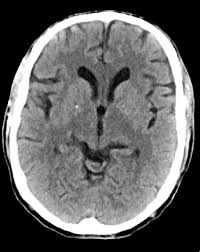
#> input picture scripts/aula-4/Head.jpeg, 200 x 252 px
$ jupyter execute --allow-errors PIM-atv-1.ipynb   (older library calls are emulated)
#> lines starting #> are read from the running program, lines starting #| are printed output that depends on the picture; after the words box and inside, x2 and y2 are one past the last pixel; in counts of white or black regions, pixels touching at a corner belong together
# Barbara Gaspar Chan Tong          RA: 11201721332

[cell 1]
import imageio
import numpy as np
import cv2
import matplotlib.pyplot as plt

from scipy import ndimage
from skimage.color import rgb2gray

[cell 2]
imgBrain = imageio.imread('./Head.jpeg')
#> imgBrain is the input picture: shape (252, 200, 3); min 0, max 255, mean 101.5

print('maximum grayscale value',np.max(imgBrain))
#| maximum grayscale value 255
print('minimum grayscale value', np.min(imgBrain))
#| minimum grayscale value 0

imgBrain = rgb2gray(imgBrain)
#> imgBrain: shape (252, 200) float64

[cell 3]
imgBrainFreq = np.fft.fft2(imgBrain)

imgBrainFshift = np.fft.fftshift(imgBrainFreq)

# Filtro sobel

[cell 4]
def sobelFilter(img):
    horizOperator = np.array([[1, 0, -1], [2, 0, -2], [1, 0, -1]])
    vertOperator = np.transpose(horizOperator)

    horizBorder = ndimage.convolve(img, horizOperator)
    vertBorder = ndimage.convolve(img, vertOperator)
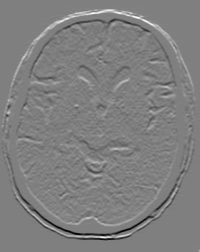
#> vertBorder: shape (252, 200) float64; min -3.98, max 3.96, mean 8.59e-05; drawn with min black and max white

    return horizBorder, vertBorder

[cell 5]
horizBorder, vertBorder = sobelFilter(imgBrain)

[cell 6]
plt.imshow(horizBorder, cmap = 'gray')
plt.title('Sobel (Horizontal Border'), plt.xticks([]), plt.yticks([])
plt.show()

[cell 7]
plt.imshow(vertBorder, cmap = 'gray')
plt.title('Sobel Vertical Border'), plt.xticks([]), plt.yticks([])
plt.show()

# filtro passa baixa

[cell 8]
def create_uv2(MN):
    lower = np.arange(np.int(np.floor(-MN/2))+1, 0)
    upper = np.arange(0,np.int(np.floor(MN/2))+1)
    return( np.concatenate((upper,lower) ))

for M in range(4,9):
    u = create_uv2(M)
    # print(f"M={M}, u = {u}")

M = 20
N = 30

u = create_uv2(M)
v = create_uv2(N)

U, V  = np.meshgrid ( u, v )

xcentre = 0
ycentre = 0
mask = (U - xcentre )**2 + (V - ycentre )**2 < 100;

plt.imshow(mask)
plt.show()

[cell 9]
M,N=np.shape(imgBrainFreq)
#> M = 252; N = 200

u = create_uv2(N)
v = create_uv2(M)

U, V  = np.meshgrid ( u, v)

[cell 10]
def fftFilt ( centre ,U ,V , It , radius):
    # Ideal low pass filter in frequency domain
    # centre = centre of LPF
    # radius = radius of LPF
    # U,V = coord system (meshgrid)

#> called with It = array of shape (252, 200), radius = 20
    mask = (U - centre [0] )**2 + (V - centre [1] )**2 < radius**2
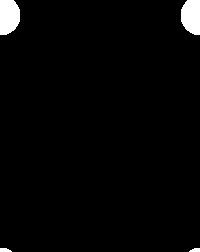
#> mask: shape (252, 200) bool; 2.5% white; 4 white regions, box (x1, y1, x2, y2) and area: (0, 0, 20, 35) 603, (181, 0, 200, 35) 568, (0, 248, 12, 252) 39, (189, 248, 200, 252) 35


    J = It * mask ;

    #take real part, since the array can contain small imaginary values due to numerical precision
    j = np.real( np.fft.ifft2( J ) )

    plt.figure(figsize=(8,4))

    plt.subplot(121),plt.imshow(mask,cmap='gray')
    plt.title(f'Mask (Ideal Low Pass Filter) radius={radius} position ({centre[0]}, {centre[1]})'), plt.xticks([]), plt.yticks([])
    plt.subplot(122),plt.imshow(j, cmap = 'gray')
    plt.title(f"Filtered Image"), plt.xticks([]), plt.yticks([])
    plt.show()
    return j

[cell 11]
fftFiltredBrain = fftFilt([0, 15], U, V, imgBrainFreq,  20)

[cell 12]
fftFiltredBrain = fftFilt([0, 15], U, V, imgBrainFreq,  40)
#> in fftFilt (call 2), `mask = (U - centre [0] )**2 + (V - centre [1] )**2 < radius**2`: mask: shape (252, 200) bool; 9.9% white; 4 white regions, box (x1, y1, x2, y2) and area: (0, 0, 40, 55) 1883, (161, 0, 200, 55) 1828, (0, 228, 37, 252) 663, (164, 228, 200, 252) 639

[cell 13]
fftFiltredBrain = fftFilt([0, 15], U, V, imgBrainFreq,  80)
#> call 3 of fftFilt, with It = array of shape (252, 200), radius = 80
#> in fftFilt (call 3), `mask = (U - centre [0] )**2 + (V - centre [1] )**2 < radius**2`:
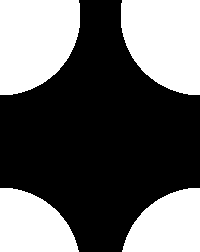
#> mask: shape (252, 200) bool; 39.8% white; 4 white regions, box (x1, y1, x2, y2) and area: (0, 0, 80, 95) 6294, (121, 0, 200, 95) 6199, (0, 188, 79, 252) 3820, (122, 188, 200, 252) 3756
#> in fftFilt (call 3), `j = np.real( np.fft.ifft2( J ) )`:
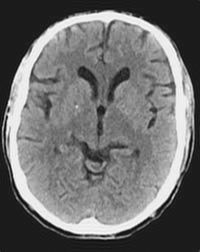
#> j: shape (252, 200) float64; min -0.131, max 1.08, mean 0.398; drawn with min black and max white

[cell 14]
fftFiltredBrain = fftFilt([0, 15], U, V, imgBrainFreq, 160)
#> call 4 of fftFilt, with It = array of shape (252, 200), radius = 160
#> in fftFilt (call 4), `mask = (U - centre [0] )**2 + (V - centre [1] )**2 < radius**2`:
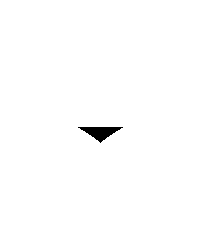
#> mask: shape (252, 200) bool; 99.3% white; 1 black region, box (x1, y1, x2, y2) and area: (78, 127, 123, 143) 346

[cell 15]
yAxis = fftFiltredBrain[:, 110]
#> yAxis = 252 values, max 1 at index 19, min -0.000756 at index 9, mean 0.425
#print(np.shape(xAxis))

plt.plot(yAxis)
plt.show
#> figure, not shown here; curve peaks at x = 19, y = 1

[cell 16]
yAxis = fftFiltredBrain[:, 199]
#> yAxis = 252 values, max 0.453 at index 251, min -0.00228 at index 1, mean 0.00335
#print(np.shape(xAxis))

plt.plot(yAxis)
plt.show
#> figure, not shown here; curve peaks at x = 251, y = 0.453

[cell 17]
yAxis = fftFiltredBrain[:, 10]
#> yAxis = 252 values, max 1 at index 134, min -0.00112 at index 184, mean 0.27
#print(np.shape(xAxis))

plt.plot(yAxis)
plt.show
#> figure, not shown here; curve peaks at x = 134, y = 1

# Exercício sobre bordas agudas

[cell 18]
guitar = cv2.imread('./guitar.jpg', cv2.IMREAD_GRAYSCALE)
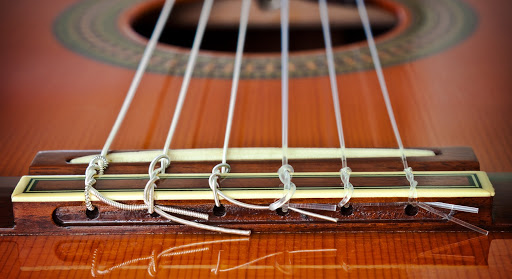
#> input picture scripts/aula-4/guitar.jpg, 512 x 279 px
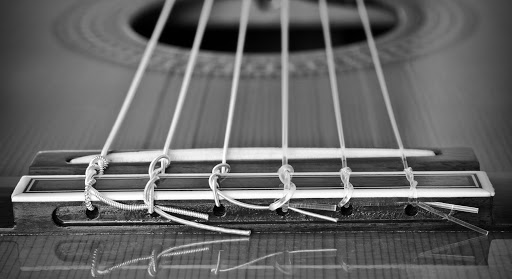
#> guitar: shape (279, 512); min 0, max 255, mean 100.4

plt.imshow(guitar, cmap='gray')
plt.axis('off')
plt.show()

fftGuitar = np.fft.fft2(guitar)

[cell 19]
yAxis = fftGuitar[:, 10]
#print(np.shape(xAxis))

plt.plot(yAxis)
plt.show()
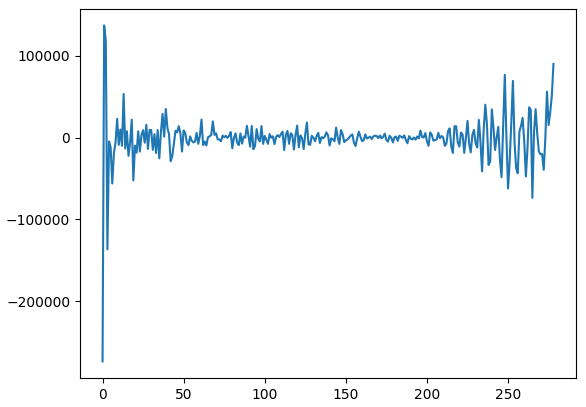
#> figure drawn by matplotlib, 1 panel; curve peaks at x = 1, y = 136984.4

[cell 20]
lowPassFilter = ndimage.fourier_gaussian(fftGuitar, sigma=4)

#> (a cell that did not finish here is left out)

[cell 22]
imgInvFFT = np.real(np.fft.ifft2(lowPassFilter))
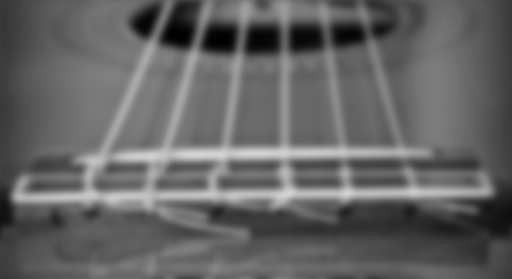
#> imgInvFFT: shape (279, 512) float64; min 0.7, max 213.7, mean 100.4

yAxis = imgInvFFT[:, 10]
#> yAxis = 279 values, max 88.42 at index 196, min 28.92 at index 219, mean 63.02
#print(np.shape(xAxis))

plt.plot(yAxis)
plt.show()
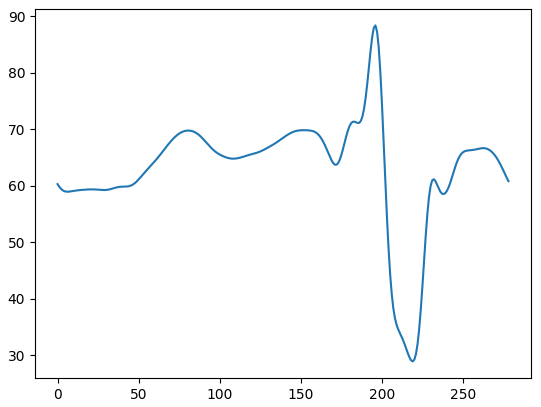
#> figure drawn by matplotlib, 1 panel; curve peaks at x = 196, y = 88.42
